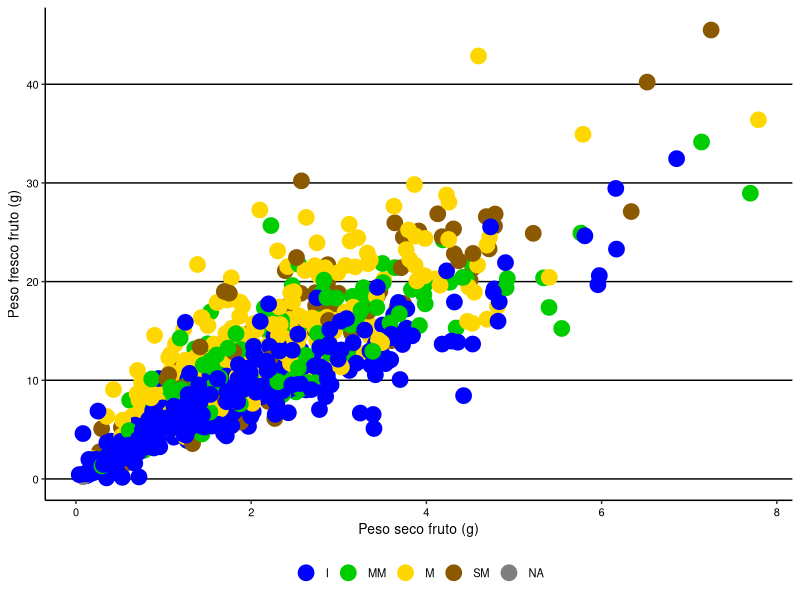

Generate this figure with R: (Note: this script raises an error after producing the figure.)
## ---- chunk 1
knitr::opts_chunk$set(warning = FALSE, message = FALSE, echo = FALSE)


# datospeso <-read_excel("nombre.xlsx", sheet="indicarhoja")
library(readxl)
datospeso <- read_excel("database.xlsx", sheet="V fisico")

datospeso$year<-factor(datospeso$year,levels=c("2019","2021","2022"))
datospeso$site<-factor(datospeso$site,levels=c("concordia", "palmar","gualeguaychu"))
datospeso$mad<-factor(datospeso$mad,levels=c("I", "MM","M","SM"))
datospeso$phenotype<-as.factor(datospeso$phenotype)
datospeso$n <-as.factor(datospeso$n)
datospeso$mad <-as.factor(datospeso$mad)
datospeso$pff <- as.numeric(datospeso$pff)
datospeso$pss <- as.numeric(datospeso$pss)

## ---- chunk 2
knitr::opts_chunk$set(warning = FALSE, message = FALSE, echo = FALSE)

# Se quitan filas sin datos de peso seco (en este caso no hay)
library(dplyr)
datospeso_sna <- datospeso %>% filter(!is.na(psf))

## ---- chunk 3
knitr::opts_chunk$set(warning = FALSE, message = FALSE, echo = FALSE)

library(ggplot2)

gg_pesoseco_3a <- ggplot(data=datospeso_sna, aes(x=psf, y=pff, color=mad))+
  geom_point(size=5)+
  # facet_grid(.~year)+
  labs(x="Peso seco fruto (g)", y="Peso fresco fruto (g)")+
  theme_classic()+
  theme(plot.title = element_text(hjust = 0.5, size = rel(1.5))) +
  scale_color_manual(values = c("blue","green3","gold","orange4")) +
  # scale_color_manual(values = c("coral1","burlywood2","palegreen4")) +
  theme(legend.title=element_blank())+
  theme(legend.position='bottom')+
  theme(panel.grid.major.y = element_line(color='black'))+
  theme(panel.grid.major.x = element_blank())+
  theme(text = element_text(size=10, color='black'))+
  theme(axis.text = element_text(color='black'))
gg_pesoseco_3a

## ---- chunk 4
knitr::opts_chunk$set(warning = FALSE, message = FALSE, echo = FALSE)

modelo_ps <- lm(psf ~ pff, data=datospeso)

## ---- chunk 5
knitr::opts_chunk$set(warning = FALSE, message = FALSE, echo = FALSE)

# Crear un nuevo data frame con los valores para pff, site y phenotype
nuevos_datos <- data.frame(
  pff = datospeso$pff  # Valores de pff
)

# Hacer predicciones
predicciones1 <- predict(modelo_ps, newdata = nuevos_datos)

# Ver las predicciones
# print(predicciones1)

modelo_ps

## ---- chunk 6
knitr::opts_chunk$set(warning = FALSE, message = FALSE, echo = FALSE)

summary(modelo_ps)

## ---- chunk 7
knitr::opts_chunk$set(warning = FALSE, message = FALSE, echo = FALSE)


# datospeso<-read_excel("database.xlsx", sheet="V datospeso")
library(dplyr)

datospeso2022 <- datospeso %>% filter(year == 2022)
datospeso2022 <- datospeso2022 %>% filter(site == "concordia" | site == "gualeguaychu")


## ---- chunk 8
knitr::opts_chunk$set(warning = FALSE, message = FALSE, echo = FALSE)

datospeso2022$psp <- datospeso2022$psf * 0.4842

## ---- chunk 9
knitr::opts_chunk$set(warning = FALSE, message = FALSE, echo = FALSE)

datospeso2022 <- datospeso2022 %>% filter(psp >= 0)

## ---- chunk 10
knitr::opts_chunk$set(warning = FALSE, message = FALSE, echo = FALSE)

library(ggplot2)

gg_pesoseco <- ggplot(data=datospeso2022, aes(x=psp, y=pff, color=site, shape=mad))+
  geom_point(size=5)+
  # facet_grid(.~year)+
  labs(x="Peso seco pulpa (g)", y="Peso fresco fruto (g)")+
  theme_classic()+
  theme(plot.title = element_text(hjust = 0.5, size = rel(1.5))) +
  scale_color_manual(values = c("coral1","palegreen4")) +
  # scale_color_manual(values = c("coral1","burlywood2","palegreen4")) +
  theme(legend.title=element_blank())+
  theme(legend.position='bottom')+
  theme(panel.grid.major.y = element_line(color='black'))+
  theme(panel.grid.major.x = element_blank())+
  theme(text = element_text(size=10, color='black'))+
  theme(axis.text = element_text(color='black'))

## ---- chunk 11
knitr::opts_chunk$set(warning = FALSE, message = FALSE, echo = FALSE)

library(lme4)
library(lmerTest)

modelo_psp <- lmer(psp ~ pff + (1|site/phenotype) + (1|mad), datospeso2022)

## ---- chunk 12
knitr::opts_chunk$set(warning = FALSE, message = FALSE, echo = FALSE)


# datospeso<-read_excel("database.xlsx", sheet="V datospeso")
library(readxl)
datospeso3 <- read_excel("database.xlsx", sheet="V psp")

datospeso3$year<-factor(datospeso3$year,levels=c("2019","2021","2022"))
datospeso3$site<-factor(datospeso3$site,levels=c("concordia", "palmar","gualeguaychu"))
datospeso3$phenotype<-as.factor(datospeso3$phenotype)
datospeso3$mad <-as.factor(datospeso3$mad)

datospeso3$pff <- as.numeric(datospeso3$pff)

## ---- chunk 13
knitr::opts_chunk$set(warning = FALSE, message = FALSE, echo = FALSE)

# Crear un nuevo data frame con los valores para pff, site y phenotype
nuevos_datos <- data.frame(
  pff = datospeso3$pff,  # Valores de pff
  site = datospeso3$site,  # Valores de site
  phenotype = datospeso3$phenotype,  # Valores de phenotype
  mad = datospeso3$mad
)

# Hacer predicciones
predicciones3 <- predict(modelo_psp, newdata = nuevos_datos)

# Ver las predicciones
print(predicciones3)

## ---- chunk 14
knitr::opts_chunk$set(warning = FALSE, message = FALSE, echo = FALSE)

datospeso3$predichos <- predicciones

datospeso3$f_psp <- datospeso3$predichos / datospeso3$pff

## ---- chunk 15
knitr::opts_chunk$set(warning = FALSE, message = FALSE, echo = FALSE)

tabla_ps <- datospeso3 %>%
  dplyr::group_by(phenotype) %>%
  dplyr::summarise(mean=mean(f_psp))

tabla_ps
